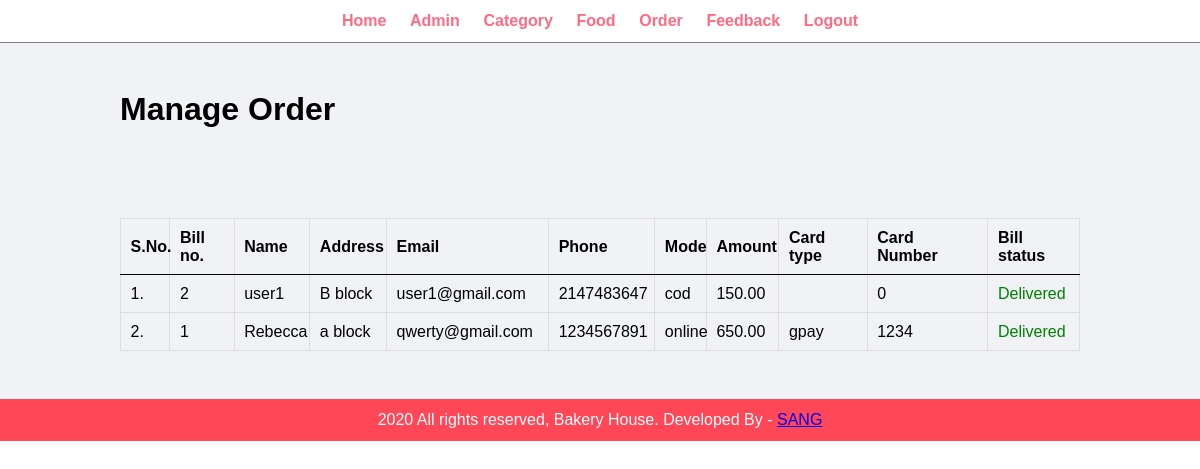
Page /admin/manage-order.php (signed in) on the committed database.
### tables this page shows
CREATE TABLE `tbl_bill` (
  `bill_no` int(5) NOT NULL,
  `customer_name` varchar(255) DEFAULT NULL,
  `customer_address` varchar(255) DEFAULT NULL,
  `customer_email` varchar(255) DEFAULT NULL,
  `customer_phone` int(10) NOT NULL,
  `payment_mod` varchar(255) DEFAULT NULL,
  `amount` decimal(10,2) NOT NULL,
  `card_type` varchar(20) NOT NULL,
  `card_number` int(20) NOT NULL,
  `bill_status` varchar(255) DEFAULT NULL,
  `customer_id` int(10) DEFAULT NULL
);

### admin/manage-order.php (the view, shortened to what this page needs)
<?php include('partials/menu.php'); ?>
<div class="main-content">
    <div class="wrapper">
        <h1>Manage Order</h1>
        <br /><br /><br />
        <br><br>
        <table>
            <tr>
                <th>S.No.</th>
                <th>Bill no. </th>
                <th>Name</th>
                <th>Address</th>
                <th>Email</th>
                <th>Phone</th>
                <th>Mode</th>
                <th>Amount</th>
                <th>Card type</th>
                <th>Card Number</th>
                <th>Bill status</th>
            </tr>
            <?php
            $sql = "SELECT * FROM tbl_bill ORDER BY bill_no DESC";
            $res = mysqli_query($conn, $sql);
            $count = mysqli_num_rows($res);
            $sn = 1;
            if ($count > 0) {
                while ($row = mysqli_fetch_assoc($res)) {
                    $bill_no = $row['bill_no'];
                    $customer_name = $row['customer_name'];
                    $address = $row['customer_address'];
                    $email = $row['customer_email'];
                    $phone = $row['customer_phone'];
                    $mode = $row['payment_mod'];
                    $amount = $row['amount'];
                    $card_type = $row['card_type'];
                    $card_number = $row['card_number'];
                    $status = $row['bill_status'];
            ?>
                    <tr>
                        <td><?php echo $sn++; ?>. </td>
                        <td><?php echo $bill_no; ?></td>
                        <td><?php echo $customer_name; ?></td>
                        <td><?php echo $address; ?></td>
                        <td><?php echo $email; ?></td>
                        <td><?php echo $phone; ?></td>
                        <td><?php echo $mode; ?></td>
                        <td><?php echo $amount; ?></td>
                        <td><?php echo $card_type; ?></td>
                        <td><?php echo $card_number; ?></td>
                        <td>
                            <?php
                            if ($status == "Delivered") {
                                echo "<label style ='color: green;'>$status</label>";
                            } elseif ($status == "Undelivered") {
                                echo "<label style='color: red;'>$status</label>";
                            }
                            ?>
                        </td>
                    </tr>
            <?php
                }
            } else {
                echo "<tr><td colspan='12' class='error'>Orders not Available</td></tr>";
            }
            ?>
        </table>
    </div>
</div>
<?php include('partials/footer.php'); ?>

### css/admin.css (style rules this page uses)
* { margin: 0; padding: 0; font-family: Arial, Helvetica, sans-serif; }
.wrapper { padding: 1%; width: 80%; margin: 0 auto; }
table tr th { border-bottom: 1px solid black; padding: 1%; text-align: left; }
table tr td { padding: 1%; }
.main-content { background-color: #f1f2f6; padding: 3% 0; }

### admin/manage-order.php (style rules this page uses)
table, td, th { border: 1px solid #ddd; text-align: left; }
table { border-collapse: collapse; width: 100%; }
th, td { padding: 15px; }

### rows in the picture
tbl_bill: bill_no "2", customer_name "user1", customer_address "B block", customer_email "user1@gmail.com", customer_phone "2147483647", payment_mod "cod", amount "150.00", card_number "0", bill_status "Delivered"
tbl_bill: bill_no "1", customer_name "Rebecca", customer_address "a block", customer_email "qwerty@gmail.com", customer_phone "1234567891", payment_mod "online", amount "650.00", card_type "gpay", card_number "1234", bill_status "Delivered"
